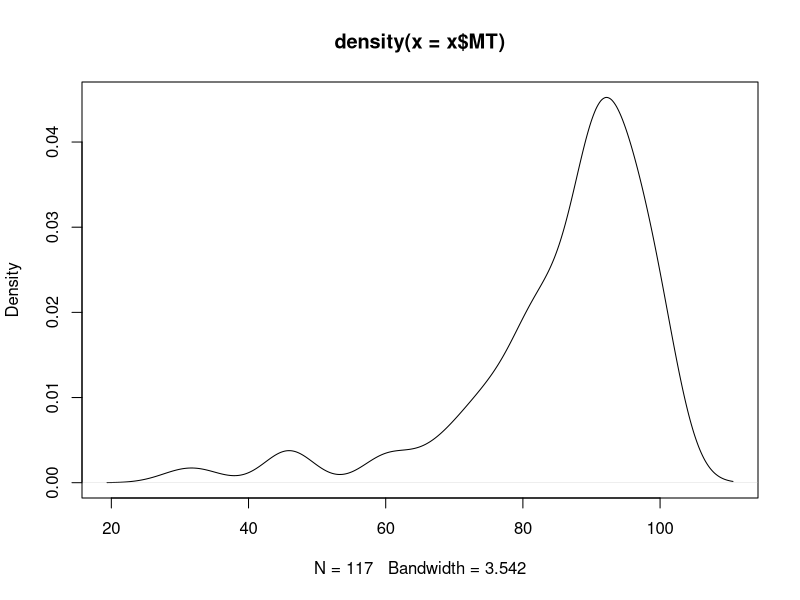
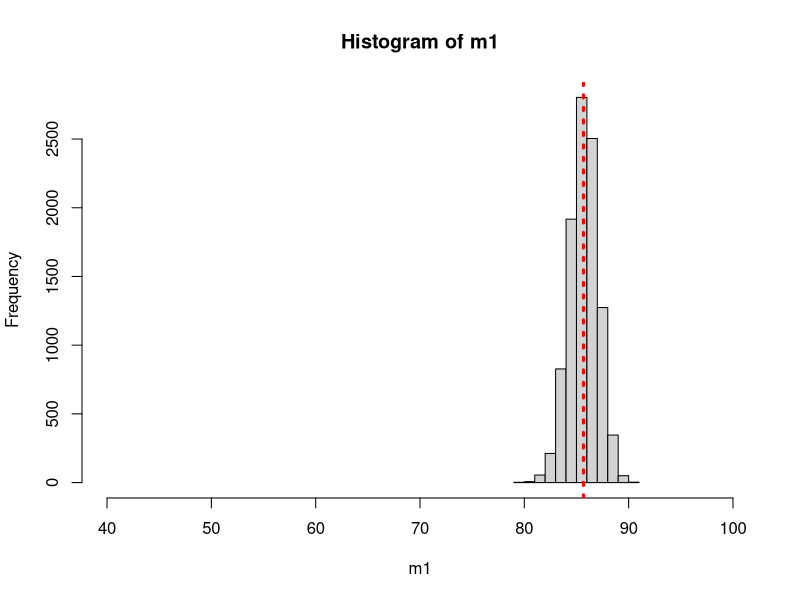
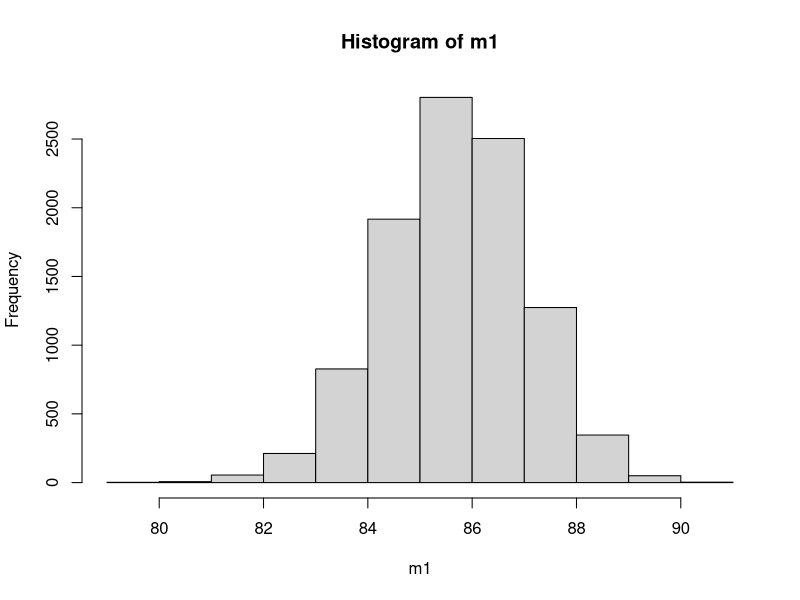

Write the R code that produced these figures, in order.
##CLT simulation 
#Xbar will have normal distribution as n gets larger

x=read.csv('grades1.csv')
head(x)

plot(density(x$MT))
mean(x$MT)   #mu=85.7 true mean
sd(x$MT)    #sigma = 14.1  true sd

nSim=10000    #number of repetition

n=100    #sample size 
m1=c()

for (i in 1:nSim) {
  s=sample(x$MT, n, replace = T)
  m1[i]=mean(s)
  
}
length(m1)


hist(m1, 
     xlim=c(40,100))

abline(v=mean(x$MT), col='red', lty=3, lwd=3)

#par(mfrow=c(3,2))
#
#dev.off()



#CLT for Sample proportion


nSim=10000    #number of repetition

n=100    #sample size 
p1=c()

for (i in 1:nSim) {
  s=sample(x$Grade, n, replace = T)
  p1[i]=mean(s)
  
}
length(p1)


hist(m1)
abline(v=mean(x$Grade), col='red', lty=3, lwd=3)

prop.table(table(x$Grade))

